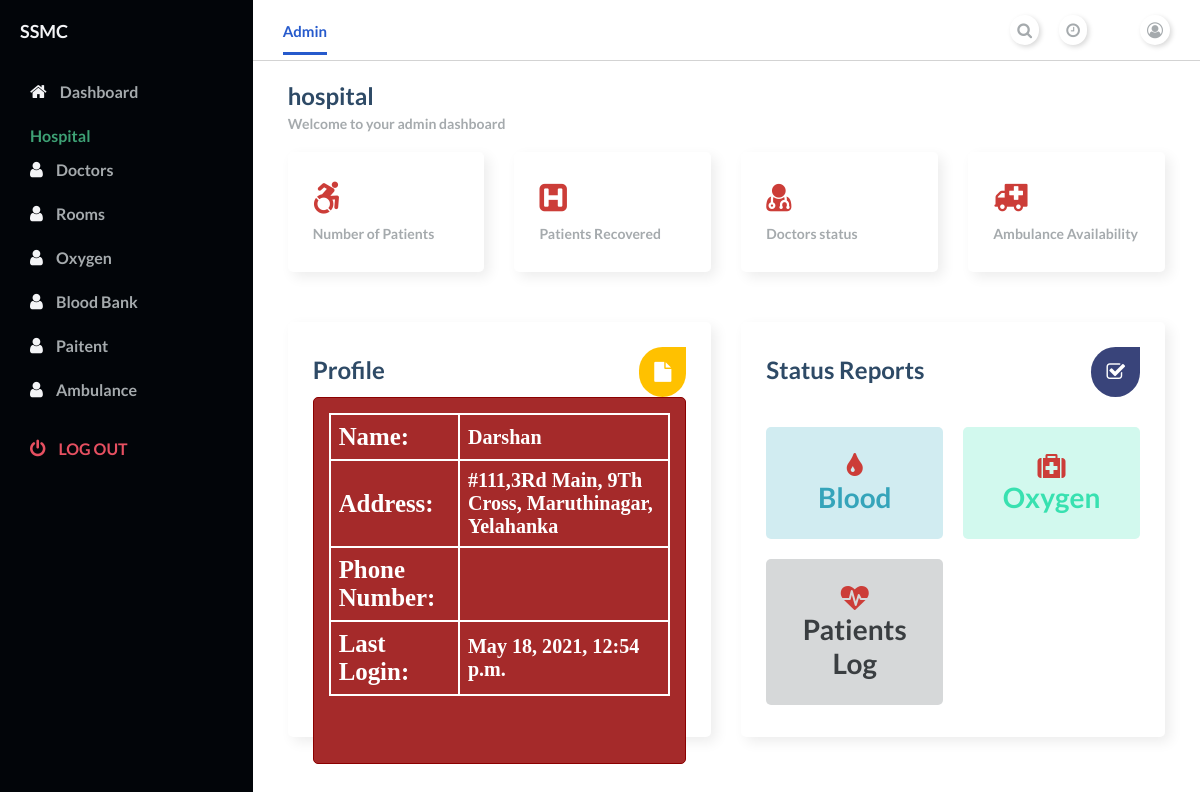
The app's page /hospital/dashboard/ (signed in), older data.
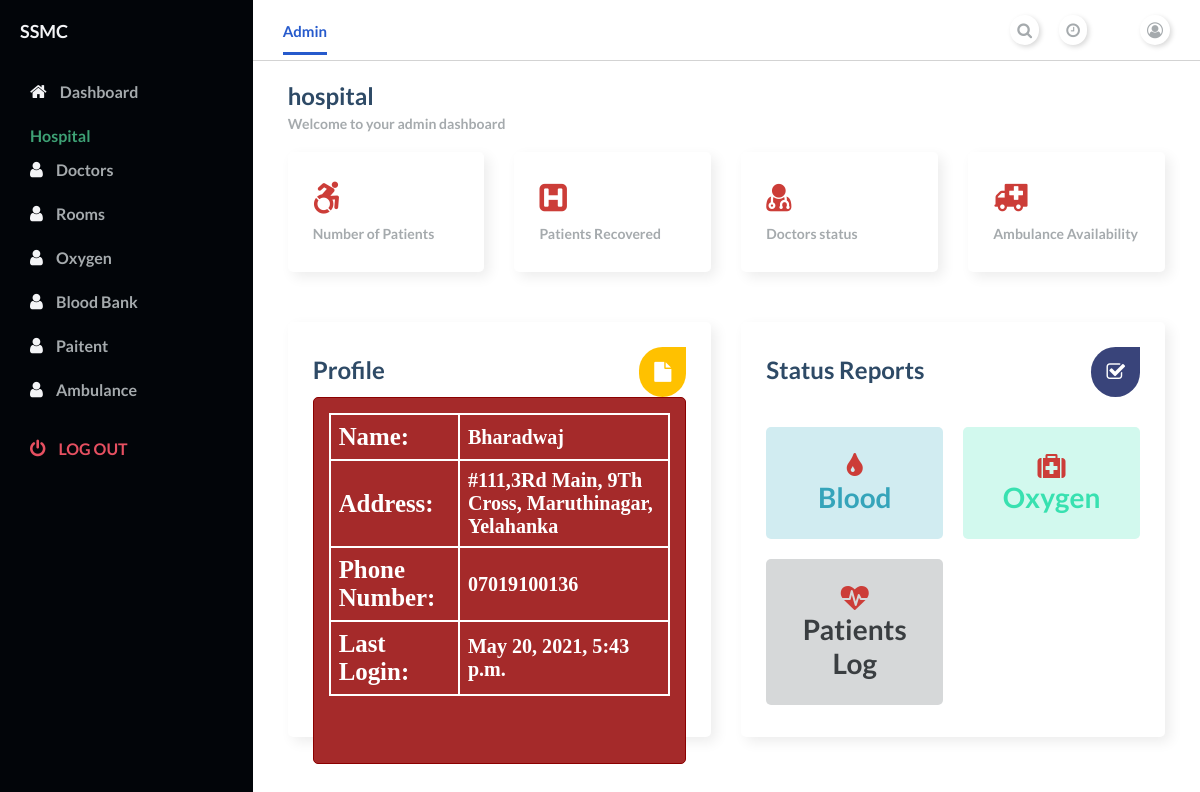
The same page, newer data.
### accounts/models.py (models this page shows, shortened)
class User(AbstractUser):
    username = None
    role = models.CharField(max_length=12, error_messages={
        'required': "Role must be provided"
    })
    gender = models.CharField(max_length=10, blank=True, null=True, default="")
    email = models.EmailField(unique=True, blank=False,
                              error_messages={
                                  'unique': "A user with that email already exists.",
                              })
    address=models.TextField(blank=True,null=True,default="")
    phone_number = PhoneField(blank=True, help_text='Contact phone number')
    pincode=models.CharField( max_length=6, default="")
    USERNAME_FIELD = "email"
    REQUIRED_FIELDS = []
    objects = UserManager()

### hospital/views.py (the view)
# urls.py: path('', DashboardView.as_view(), name='bloodbank-dashboard'),
class DashboardView(ListView):
    template_name = 'hospital/hospitalbase.html'
    @method_decorator(login_required(login_url=reverse_lazy('accounts:login')))
    @method_decorator(user_is_hospital)
    def dispatch(self, request, *args, **kwargs):
        return super().dispatch(self.request, *args, **kwargs)
    def get_queryset(self):
        return None

### templates/hospital/hospitalbase.html (shortened to what this page needs)
{% extends 'hospital/home.html' %}
{% load static %}
{% block content %}
<main>
  <div class="main__container">
    <div class="main__title">
      <div class="main__greeting">
        <h1>{{request.user.role}}</h1>
        <p>Welcome to your admin dashboard</p>
      </div>
    </div>
    <div class="main__cards">
      <div class="card">
        <i class="fa fa-wheelchair-alt fa-2x text-red" aria-hidden="true"></i>
        <div class="card_inner">
          <p class="text-primary-p">Number of Patients</p>
        </div>
      </div>
      <div class="card">
        <i class="fa fa-h-square fa-2x text-red" aria-hidden="true"></i>
        <div class="card_inner">
          <p class="text-primary-p">Patients Recovered </p>
        </div>
      </div>
      <div class="card">
        <i class="fa fa-user-md fa-2x text-red" aria-hidden="true"></i>
        <div class="card_inner">
          <p class="text-primary-p">Doctors status </p>
        </div>
      </div>
      <div class="card">
        <i class="fa fa-ambulance fa-2x text-red" aria-hidden="true"></i>
        <div class="card_inner">
          <p class="text-primary-p">Ambulance Availability </p>
        </div>
      </div>
    </div>
    <div class="charts">
      <div class="charts__left">
        <div class="charts__left__title">
          <div>
            <h1>Profile </h1>
          </div>
          <i class="fa fa-file" aria-hidden="true"></i>
        </div>
        <div class="profile">
          <div class="profile_container">
              <table>
                <tr>
                  <td><h5>Name:</h5></td>
                  <td><h6>{{request.user.last_name}}</h6></td>
                </tr>
                <tr>
                  <td><h5>Address:</h5></td>
                  <td><h6>{{request.user.address}}</h6></td>
                </tr>
                <tr>
                  <td><h5>Phone Number:</h5></td>
                  <td><h6>{{request.user.phone_number}}</h6></td>
                </tr>
                <tr>
                  <td><h5>Last Login:</h5></td>
                  <td><h6>{{request.user.last_login}}</h6></td>
                </tr>
              </table>
          </div>
        </div>
      </div>
      <div class="charts__right">
        <div class="charts__right__title">
          <div>
            <h1>Status Reports</h1>
          </div>
          <i class="fa fa-check-square-o " aria-hidden="true"></i>
        </div>
        <div class="charts__right__cards">
          <div class="card1">
            <i class="fa fa-tint fa-2x text-red " aria-hidden="true"></i>
            <h1>Blood</h1>
          </div>
          <div class="card2">
            <i class="fa fa-medkit fa-2x text-red " aria-hidden="true"></i>
            <h1>Oxygen</h1>
          </div>
          <div class="card3">
            <i class="fa fa-heartbeat fa-2x text-red " aria-hidden="true"></i>
            <h1>Patients Log </h1>
          </div>
        </div>
      </div>
    </div>
  </div>
</main>
{% endblock %}

### templates/hospital/home.html (shortened to what this page needs)
{% load static %}
<!DOCTYPE html>
<html lang="en">
<head>
    <link
      rel="stylesheet"
      href="https://stackpath.bootstrapcdn.com/font-awesome/4.7.0/css/font-awesome.min.css"
    />
    <link rel="stylesheet" href="{% static 'dashboard/style.css' %}" />
</head>
<body id="body">
    <div class="container">
    <nav class="navbar">
      <div class="navbar__left">
        <a class="active_link" href="#">Admin</a>
      </div>
      <div class="navbar__right">
        <a href="#">
          <i class="fa fa-search" aria-hidden="true"></i>
        </a>
        <a href="#">
          <i class="fa fa-clock-o" aria-hidden="true"></i>
        </a>
        <a href="#">
          <i class="fa fa-user-circle-o" aria-hidden="true"></i>
        </a>
      </div>
    </nav>
    {% block content %} {% endblock %}
      <div id="sidebar">
        <div class="sidebar__title">
          <div class="sidebar__img">
            <h1> {{ request.user.first_name }}</h1>
          </div>
        </div>
        <div class="sidebar__menu">
          <div class="sidebar__link ">
            <i class="fa fa-home"></i>
            <a href="{% url 'hospital:hospital-dashboard' %}">Dashboard</a>
          </div>
          <h2>Hospital</h2>
          <div class="sidebar__link">
            <i class="fa fa-user" aria-hidden="true"></i>
            <a href="{% url 'hospital:doctor-list' %}">Doctors</a>
          </div>
          <div class="sidebar__link">
            <i class="fa fa-user" aria-hidden="true"></i>
            <a href="{% url 'hospital:room-list' %}">Rooms</a>
          </div>
          <div class="sidebar__link">
            <i class="fa fa-user" aria-hidden="true"></i>
            <a href="{% url 'hospital:oxygen-list' %}">Oxygen</a>
          </div>
          <div class="sidebar__link">
            <i class="fa fa-user" aria-hidden="true"></i>
            <a href="{% url 'hospital:blood-list' %}">Blood Bank</a>
          </div>
          <div class="sidebar__link">
            <i class="fa fa-user" aria-hidden="true"></i>
            <a href="{% url 'hospital:paitent-list' %}">Paitent</a>
          </div>
          <div class="sidebar__link">
            <i class="fa fa-user" aria-hidden="true"></i>
            <a href="{% url 'hospital:ambulance-list' %}">Ambulance</a>
          </div>
           <div class="sidebar__logout">
            <i class="fa fa-power-off"></i>
            <a href="{% url 'accounts:logout' %}">Log out</a>
          </div>
        </div>
      </div>
    </div>
</body>
</html>

Row changes from the older to the newer data that the page shows:
changed User "hospital": user.last_name "Darshan" → "Bharadwaj"; user.phone_number (not shown) → "07019100136"; user.last_login "May 18, 2021, 12:54 p.m." → "May 20, 2021, 5:43 p.m."
